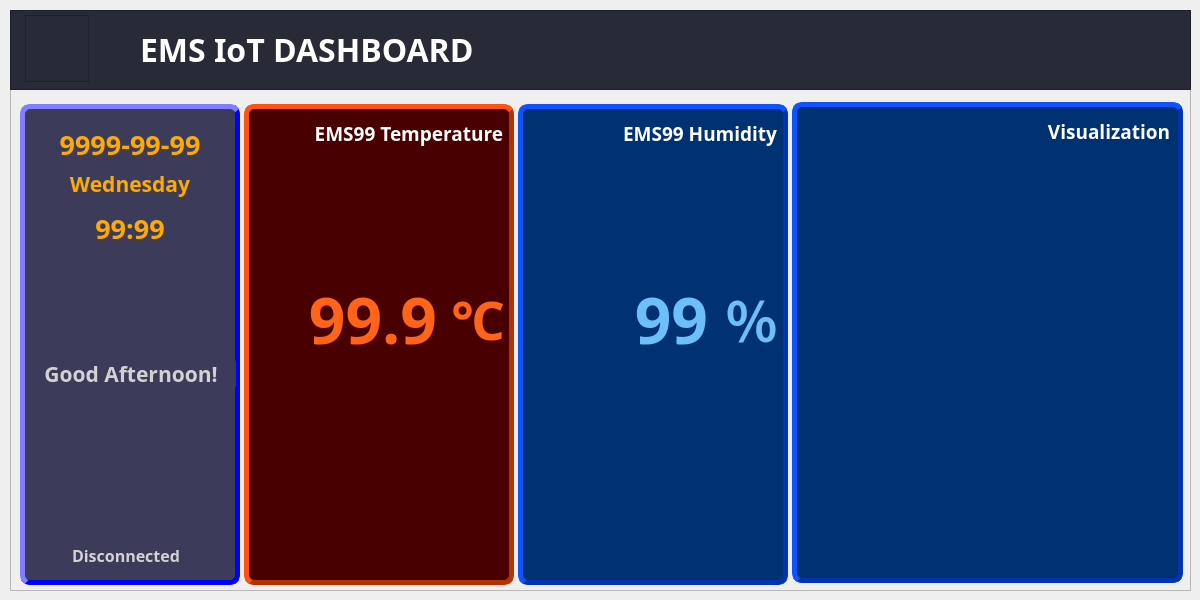
<?xml version="1.0" encoding="UTF-8"?>
<ui version="4.0">
 <class>MainWindow</class>
 <widget class="QMainWindow" name="MainWindow">
  <property name="geometry">
   <rect>
    <x>0</x>
    <y>0</y>
    <width>1200</width>
    <height>600</height>
   </rect>
  </property>
  <property name="sizePolicy">
   <sizepolicy hsizetype="Fixed" vsizetype="Fixed">
    <horstretch>0</horstretch>
    <verstretch>0</verstretch>
   </sizepolicy>
  </property>
  <property name="minimumSize">
   <size>
    <width>1200</width>
    <height>600</height>
   </size>
  </property>
  <property name="maximumSize">
   <size>
    <width>1200</width>
    <height>600</height>
   </size>
  </property>
  <property name="baseSize">
   <size>
    <width>1200</width>
    <height>600</height>
   </size>
  </property>
  <property name="font">
   <font>
    <family>나눔고딕코딩</family>
   </font>
  </property>
  <property name="windowTitle">
   <string>EMS SCADA</string>
  </property>
  <property name="iconSize">
   <size>
    <width>64</width>
    <height>64</height>
   </size>
  </property>
  <widget class="QWidget" name="centralwidget">
   <widget class="QFrame" name="totalFrame">
    <property name="geometry">
     <rect>
      <x>10</x>
      <y>10</y>
      <width>1181</width>
      <height>581</height>
     </rect>
    </property>
    <property name="frameShape">
     <enum>QFrame::StyledPanel</enum>
    </property>
    <property name="frameShadow">
     <enum>QFrame::Raised</enum>
    </property>
    <widget class="QFrame" name="headFrame">
     <property name="geometry">
      <rect>
       <x>0</x>
       <y>0</y>
       <width>1181</width>
       <height>80</height>
      </rect>
     </property>
     <property name="styleSheet">
      <string notr="true">background-color: rgb(41, 42, 55);</string>
     </property>
     <property name="frameShape">
      <enum>QFrame::StyledPanel</enum>
     </property>
     <property name="frameShadow">
      <enum>QFrame::Raised</enum>
     </property>
     <widget class="QFrame" name="iconFrame">
      <property name="geometry">
       <rect>
        <x>15</x>
        <y>5</y>
        <width>64</width>
        <height>67</height>
       </rect>
      </property>
      <property name="styleSheet">
       <string notr="true">background-repeat: no-repeat;
background-image: url(:/iot);</string>
      </property>
      <property name="frameShape">
       <enum>QFrame::StyledPanel</enum>
      </property>
      <property name="frameShadow">
       <enum>QFrame::Raised</enum>
      </property>
     </widget>
     <widget class="QLabel" name="lbltitle">
      <property name="geometry">
       <rect>
        <x>130</x>
        <y>13</y>
        <width>370</width>
        <height>52</height>
       </rect>
      </property>
      <property name="font">
       <font>
        <family>나눔고딕코딩</family>
        <pointsize>24</pointsize>
        <weight>75</weight>
        <bold>true</bold>
       </font>
      </property>
      <property name="styleSheet">
       <string notr="true">color: rgb(255, 255, 255);</string>
      </property>
      <property name="text">
       <string>EMS IoT DASHBOARD</string>
      </property>
     </widget>
    </widget>
    <widget class="QFrame" name="greetingFrame">
     <property name="geometry">
      <rect>
       <x>10</x>
       <y>94</y>
       <width>220</width>
       <height>481</height>
      </rect>
     </property>
     <property name="font">
      <font>
       <family>나눔고딕코딩</family>
       <weight>75</weight>
       <bold>true</bold>
      </font>
     </property>
     <property name="styleSheet">
      <string notr="true">background-color: rgb(60, 60, 90);
border-style:outset;
border-width:5px;
border-color: rgb(0, 0, 255);
border-radius:10px;</string>
     </property>
     <property name="frameShape">
      <enum>QFrame::StyledPanel</enum>
     </property>
     <property name="frameShadow">
      <enum>QFrame::Raised</enum>
     </property>
     <widget class="QFrame" name="weatherFrame">
      <property name="geometry">
       <rect>
        <x>79</x>
        <y>170</y>
        <width>64</width>
        <height>64</height>
       </rect>
      </property>
      <property name="styleSheet">
       <string notr="true">background-image: url(:/clear);
background-repeat:no-repeat;
border:none;
</string>
      </property>
      <property name="frameShape">
       <enum>QFrame::StyledPanel</enum>
      </property>
      <property name="frameShadow">
       <enum>QFrame::Raised</enum>
      </property>
     </widget>
     <widget class="QLabel" name="lblDate">
      <property name="geometry">
       <rect>
        <x>15</x>
        <y>20</y>
        <width>190</width>
        <height>40</height>
       </rect>
      </property>
      <property name="font">
       <font>
        <family>나눔고딕코딩</family>
        <pointsize>20</pointsize>
        <weight>75</weight>
        <bold>true</bold>
       </font>
      </property>
      <property name="styleSheet">
       <string notr="true">color: rgb(255, 170, 0);
border:none;</string>
      </property>
      <property name="text">
       <string>9999-99-99</string>
      </property>
      <property name="alignment">
       <set>Qt::AlignCenter</set>
      </property>
     </widget>
     <widget class="QLabel" name="lblDay">
      <property name="geometry">
       <rect>
        <x>15</x>
        <y>60</y>
        <width>190</width>
        <height>40</height>
       </rect>
      </property>
      <property name="font">
       <font>
        <family>나눔고딕코딩</family>
        <pointsize>16</pointsize>
        <weight>75</weight>
        <bold>true</bold>
       </font>
      </property>
      <property name="styleSheet">
       <string notr="true">color: rgb(255, 170, 0);
border:none;</string>
      </property>
      <property name="text">
       <string>Wednesday</string>
      </property>
      <property name="alignment">
       <set>Qt::AlignCenter</set>
      </property>
     </widget>
     <widget class="QLabel" name="lblTime">
      <property name="geometry">
       <rect>
        <x>15</x>
        <y>104</y>
        <width>190</width>
        <height>40</height>
       </rect>
      </property>
      <property name="font">
       <font>
        <family>나눔고딕코딩</family>
        <pointsize>20</pointsize>
        <weight>75</weight>
        <bold>true</bold>
       </font>
      </property>
      <property name="styleSheet">
       <string notr="true">color: rgb(255, 170, 0);
border:none;</string>
      </property>
      <property name="text">
       <string>99:99</string>
      </property>
      <property name="alignment">
       <set>Qt::AlignCenter</set>
      </property>
     </widget>
     <widget class="QLabel" name="lblGreeting">
      <property name="geometry">
       <rect>
        <x>6</x>
        <y>250</y>
        <width>210</width>
        <height>40</height>
       </rect>
      </property>
      <property name="font">
       <font>
        <family>나눔고딕코딩</family>
        <pointsize>16</pointsize>
        <weight>75</weight>
        <bold>true</bold>
       </font>
      </property>
      <property name="styleSheet">
       <string notr="true">color: rgb(210, 210, 210);
border:none;</string>
      </property>
      <property name="text">
       <string>Good Afternoon!</string>
      </property>
      <property name="alignment">
       <set>Qt::AlignCenter</set>
      </property>
     </widget>
     <widget class="QFrame" name="connFrame">
      <property name="geometry">
       <rect>
        <x>20</x>
        <y>440</y>
        <width>24</width>
        <height>24</height>
       </rect>
      </property>
      <property name="styleSheet">
       <string notr="true">background-image: url(:/red);
background-repeat:no-repeat;
border:none;
</string>
      </property>
      <property name="frameShape">
       <enum>QFrame::StyledPanel</enum>
      </property>
      <property name="frameShadow">
       <enum>QFrame::Raised</enum>
      </property>
     </widget>
     <widget class="QLabel" name="lblStatus">
      <property name="geometry">
       <rect>
        <x>52</x>
        <y>431</y>
        <width>120</width>
        <height>40</height>
       </rect>
      </property>
      <property name="font">
       <font>
        <family>나눔고딕코딩</family>
        <pointsize>12</pointsize>
        <weight>75</weight>
        <bold>true</bold>
       </font>
      </property>
      <property name="styleSheet">
       <string notr="true">color: rgb(210, 210, 210);
border:none;</string>
      </property>
      <property name="text">
       <string>Disconnected</string>
      </property>
      <property name="alignment">
       <set>Qt::AlignLeading|Qt::AlignLeft|Qt::AlignVCenter</set>
      </property>
     </widget>
    </widget>
    <widget class="QFrame" name="tempFrame">
     <property name="geometry">
      <rect>
       <x>234</x>
       <y>94</y>
       <width>270</width>
       <height>481</height>
      </rect>
     </property>
     <property name="font">
      <font>
       <family>나눔고딕코딩</family>
       <weight>75</weight>
       <bold>true</bold>
      </font>
     </property>
     <property name="styleSheet">
      <string notr="true">background-color: rgb(72, 0, 0);
border-style:outset;
border-width:5px;
border-color: rgb(180, 50, 0);
border-radius:10px;</string>
     </property>
     <property name="frameShape">
      <enum>QFrame::StyledPanel</enum>
     </property>
     <property name="frameShadow">
      <enum>QFrame::Raised</enum>
     </property>
     <widget class="QFrame" name="tempIconFrame">
      <property name="geometry">
       <rect>
        <x>10</x>
        <y>50</y>
        <width>128</width>
        <height>128</height>
       </rect>
      </property>
      <property name="styleSheet">
       <string notr="true">background-image: url(:/temp);
background-repeat:no-repeat;
border:none;
</string>
      </property>
      <property name="frameShape">
       <enum>QFrame::StyledPanel</enum>
      </property>
      <property name="frameShadow">
       <enum>QFrame::Raised</enum>
      </property>
     </widget>
     <widget class="QLabel" name="lblTempTitle">
      <property name="geometry">
       <rect>
        <x>69</x>
        <y>9</y>
        <width>190</width>
        <height>40</height>
       </rect>
      </property>
      <property name="font">
       <font>
        <family>나눔고딕코딩</family>
        <pointsize>14</pointsize>
        <weight>75</weight>
        <bold>true</bold>
       </font>
      </property>
      <property name="styleSheet">
       <string notr="true">color: rgb(255, 255, 255);
border:none;</string>
      </property>
      <property name="text">
       <string>EMS99 Temperature</string>
      </property>
      <property name="alignment">
       <set>Qt::AlignRight|Qt::AlignTrailing|Qt::AlignVCenter</set>
      </property>
     </widget>
     <widget class="QLabel" name="lblCurrentTemp">
      <property name="geometry">
       <rect>
        <x>23</x>
        <y>180</y>
        <width>170</width>
        <height>70</height>
       </rect>
      </property>
      <property name="font">
       <font>
        <family>나눔고딕코딩</family>
        <pointsize>48</pointsize>
        <weight>75</weight>
        <bold>true</bold>
       </font>
      </property>
      <property name="styleSheet">
       <string notr="true">color: rgb(255, 100, 25);
border:none;</string>
      </property>
      <property name="text">
       <string>99.9</string>
      </property>
      <property name="alignment">
       <set>Qt::AlignRight|Qt::AlignTrailing|Qt::AlignVCenter</set>
      </property>
     </widget>
     <widget class="QLabel" name="lblTempC">
      <property name="geometry">
       <rect>
        <x>191</x>
        <y>180</y>
        <width>70</width>
        <height>70</height>
       </rect>
      </property>
      <property name="font">
       <font>
        <family>나눔고딕코딩</family>
        <pointsize>40</pointsize>
        <weight>75</weight>
        <bold>true</bold>
       </font>
      </property>
      <property name="styleSheet">
       <string notr="true">color: rgb(255, 100, 25);
border:none;</string>
      </property>
      <property name="text">
       <string>℃</string>
      </property>
      <property name="alignment">
       <set>Qt::AlignRight|Qt::AlignTrailing|Qt::AlignVCenter</set>
      </property>
     </widget>
     <widget class="QPushButton" name="btnTempAlarm">
      <property name="geometry">
       <rect>
        <x>210</x>
        <y>320</y>
        <width>48</width>
        <height>48</height>
       </rect>
      </property>
      <property name="styleSheet">
       <string notr="true">border-style: none;
background-image: url(:/alarm);
background-repeat:no-repeat;
</string>
      </property>
      <property name="text">
       <string/>
      </property>
     </widget>
     <widget class="QLabel" name="lblTempAlarm">
      <property name="geometry">
       <rect>
        <x>40</x>
        <y>280</y>
        <width>190</width>
        <height>40</height>
       </rect>
      </property>
      <property name="font">
       <font>
        <family>나눔고딕코딩</family>
        <pointsize>16</pointsize>
        <weight>75</weight>
        <bold>true</bold>
       </font>
      </property>
      <property name="styleSheet">
       <string notr="true">color: rgb(255, 255, 255);
border:none;</string>
      </property>
      <property name="text">
       <string/>
      </property>
      <property name="alignment">
       <set>Qt::AlignCenter</set>
      </property>
     </widget>
    </widget>
    <widget class="QFrame" name="HumidFrame">
     <property name="geometry">
      <rect>
       <x>508</x>
       <y>94</y>
       <width>270</width>
       <height>481</height>
      </rect>
     </property>
     <property name="font">
      <font>
       <family>나눔고딕코딩</family>
       <weight>75</weight>
       <bold>true</bold>
      </font>
     </property>
     <property name="styleSheet">
      <string notr="true">background-color: rgb(0, 50, 115);
border-style:outset;
border-width:5px;
border-color: rgb(0, 50, 180);
border-radius:10px;</string>
     </property>
     <property name="frameShape">
      <enum>QFrame::StyledPanel</enum>
     </property>
     <property name="frameShadow">
      <enum>QFrame::Raised</enum>
     </property>
     <widget class="QFrame" name="HumidIconFrame">
      <property name="geometry">
       <rect>
        <x>10</x>
        <y>50</y>
        <width>128</width>
        <height>128</height>
       </rect>
      </property>
      <property name="styleSheet">
       <string notr="true">background-image: url(:/humid);
background-repeat:no-repeat;
border:none;
</string>
      </property>
      <property name="frameShape">
       <enum>QFrame::StyledPanel</enum>
      </property>
      <property name="frameShadow">
       <enum>QFrame::Raised</enum>
      </property>
     </widget>
     <widget class="QLabel" name="lblHumidTitle">
      <property name="geometry">
       <rect>
        <x>69</x>
        <y>9</y>
        <width>190</width>
        <height>40</height>
       </rect>
      </property>
      <property name="font">
       <font>
        <family>나눔고딕코딩</family>
        <pointsize>14</pointsize>
        <weight>75</weight>
        <bold>true</bold>
       </font>
      </property>
      <property name="styleSheet">
       <string notr="true">color: rgb(255, 255, 255);
border:none;</string>
      </property>
      <property name="text">
       <string>EMS99 Humidity</string>
      </property>
      <property name="alignment">
       <set>Qt::AlignRight|Qt::AlignTrailing|Qt::AlignVCenter</set>
      </property>
     </widget>
     <widget class="QLabel" name="lblCurrentHumid">
      <property name="geometry">
       <rect>
        <x>90</x>
        <y>180</y>
        <width>100</width>
        <height>70</height>
       </rect>
      </property>
      <property name="font">
       <font>
        <family>나눔고딕코딩</family>
        <pointsize>48</pointsize>
        <weight>75</weight>
        <bold>true</bold>
       </font>
      </property>
      <property name="styleSheet">
       <string notr="true">border:none;
color: rgb(108, 191, 248);</string>
      </property>
      <property name="text">
       <string>99</string>
      </property>
      <property name="alignment">
       <set>Qt::AlignRight|Qt::AlignTrailing|Qt::AlignVCenter</set>
      </property>
     </widget>
     <widget class="QLabel" name="lblHumidP">
      <property name="geometry">
       <rect>
        <x>190</x>
        <y>180</y>
        <width>70</width>
        <height>70</height>
       </rect>
      </property>
      <property name="font">
       <font>
        <family>나눔고딕코딩</family>
        <pointsize>40</pointsize>
        <weight>75</weight>
        <bold>true</bold>
       </font>
      </property>
      <property name="styleSheet">
       <string notr="true">border:none;
color: rgb(108, 191, 248);</string>
      </property>
      <property name="text">
       <string>％</string>
      </property>
      <property name="alignment">
       <set>Qt::AlignRight|Qt::AlignTrailing|Qt::AlignVCenter</set>
      </property>
     </widget>
     <widget class="QPushButton" name="btnHumidAlarm">
      <property name="geometry">
       <rect>
        <x>210</x>
        <y>316</y>
        <width>48</width>
        <height>48</height>
       </rect>
      </property>
      <property name="styleSheet">
       <string notr="true">border-style: none;
background-image: url(:/alarm);
background-repeat:no-repeat;
</string>
      </property>
      <property name="text">
       <string/>
      </property>
     </widget>
     <widget class="QLabel" name="lblHumidAlarm">
      <property name="geometry">
       <rect>
        <x>50</x>
        <y>260</y>
        <width>190</width>
        <height>40</height>
       </rect>
      </property>
      <property name="font">
       <font>
        <family>나눔고딕코딩</family>
        <pointsize>16</pointsize>
        <weight>75</weight>
        <bold>true</bold>
       </font>
      </property>
      <property name="styleSheet">
       <string notr="true">color: rgb(255, 255, 255);
border:none;</string>
      </property>
      <property name="text">
       <string/>
      </property>
      <property name="alignment">
       <set>Qt::AlignCenter</set>
      </property>
     </widget>
    </widget>
    <widget class="QFrame" name="chartFrame">
     <property name="geometry">
      <rect>
       <x>782</x>
       <y>92</y>
       <width>391</width>
       <height>481</height>
      </rect>
     </property>
     <property name="font">
      <font>
       <family>나눔고딕코딩</family>
       <weight>75</weight>
       <bold>true</bold>
      </font>
     </property>
     <property name="styleSheet">
      <string notr="true">background-color: rgb(0, 50, 115);
border-style:outset;
border-width:5px;
border-color: rgb(0, 50, 180);
border-radius:10px;</string>
     </property>
     <property name="frameShape">
      <enum>QFrame::StyledPanel</enum>
     </property>
     <property name="frameShadow">
      <enum>QFrame::Raised</enum>
     </property>
     <widget class="QLabel" name="lblChart">
      <property name="geometry">
       <rect>
        <x>228</x>
        <y>9</y>
        <width>150</width>
        <height>40</height>
       </rect>
      </property>
      <property name="font">
       <font>
        <family>나눔고딕코딩</family>
        <pointsize>14</pointsize>
        <weight>75</weight>
        <bold>true</bold>
       </font>
      </property>
      <property name="styleSheet">
       <string notr="true">color: rgb(255, 255, 255);
border:none;</string>
      </property>
      <property name="text">
       <string>Visualization</string>
      </property>
      <property name="alignment">
       <set>Qt::AlignRight|Qt::AlignTrailing|Qt::AlignVCenter</set>
      </property>
     </widget>
    </widget>
   </widget>
  </widget>
 </widget>
 <resources>
  <include location="dashboard.qrc"/>
 </resources>
 <connections/>
</ui>
